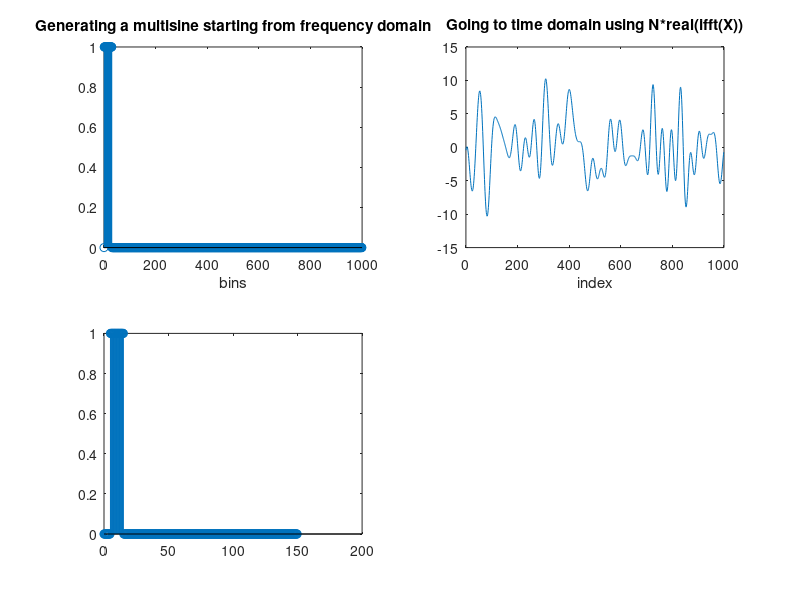

The MATLAB script that drew this image: (Note: this script raises an error after producing the figure.)
%% Author : Mohamad Saab

%% Task 0.4.2
N = 1000;
k = 30;
Ak = ones(k,1);
phi = 2*pi*rand(k,1);
X = zeros(1,N);
X(2:k+1) = Ak.*exp(1j*phi);
faxis_bins = 0:1:N-1;
subplot(2,2,1);stem(faxis_bins,abs(X));
title('Generating a multisine starting from frequency domain');
xlabel('bins');
x = N*real(ifft(X));
t = 0:1:N-1;
subplot(2,2,2);plot(t,x);
title('Going to time domain using N*real(ifft(X))');xlabel('index');

%% Task 0.4.3
f1 = 5;
f2 = 15;
k = 30;
fs = 10*max(f1,f2);
fres = abs(f1-f2)/k;
N = fs/fres; 
% fres = fs/N;
X = zeros(1,N);
Ak = ones(k+1,1);
phi = 2*pi*rand(k+1,1);
faxis_Hz = fres * (0:1:N-1);
fa = find(f1 == faxis_Hz); fb = find(f2 == faxis_Hz);
X(fa:1:fb) = Ak.*exp(1j*phi);
subplot(2,2,3);stem(faxis_Hz,abs(X));
title('exciting 31 frequencies between 5 and 15 Hz','starting from frequency domain')
xlabel('Hz');
x = N * real(ifft(X));
n = 0:N-1; Ts = 1/fs ;t = n*Ts;
subplot(2,2,4); plot(t,x); xlabel('sec');